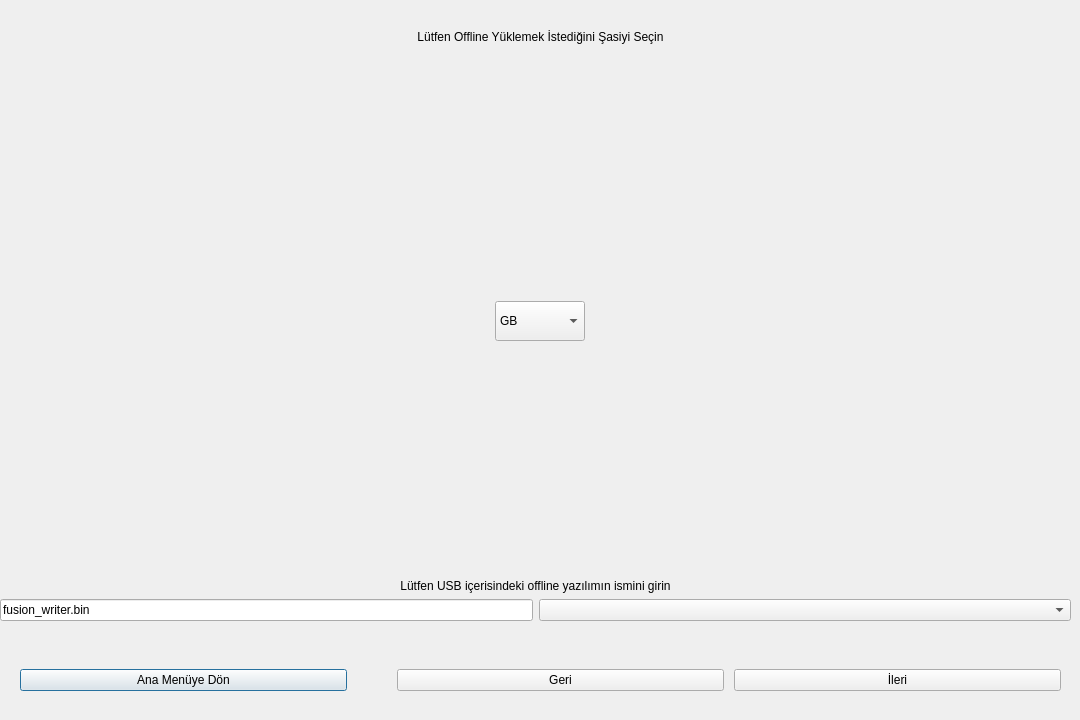
<?xml version="1.0" encoding="UTF-8"?>
<ui version="4.0">
 <class>Dialog</class>
 <widget class="QDialog" name="Dialog">
  <property name="geometry">
   <rect>
    <x>0</x>
    <y>0</y>
    <width>1080</width>
    <height>720</height>
   </rect>
  </property>
  <property name="windowTitle">
   <string>Dialog</string>
  </property>
  <widget class="QWidget" name="layoutWidget" native="true">
   <property name="geometry">
    <rect>
     <x>0</x>
     <y>0</y>
     <width>1080</width>
     <height>720</height>
    </rect>
   </property>
   <widget class="QWidget" name="horizontalLayoutWidget">
    <property name="geometry">
     <rect>
      <x>0</x>
      <y>640</y>
      <width>1081</width>
      <height>80</height>
     </rect>
    </property>
    <layout class="QHBoxLayout" name="ButtonsLayout">
     <property name="spacing">
      <number>10</number>
     </property>
     <property name="leftMargin">
      <number>20</number>
     </property>
     <property name="rightMargin">
      <number>20</number>
     </property>
     <item>
      <widget class="QPushButton" name="backToMainScreenButton">
       <property name="text">
        <string>Ana Menüye Dön</string>
       </property>
      </widget>
     </item>
     <item>
      <spacer name="buttonSpacer">
       <property name="orientation">
        <enum>Qt::Horizontal</enum>
       </property>
       <property name="sizeType">
        <enum>QSizePolicy::Preferred</enum>
       </property>
       <property name="sizeHint" stdset="0">
        <size>
         <width>40</width>
         <height>20</height>
        </size>
       </property>
      </spacer>
     </item>
     <item>
      <widget class="QPushButton" name="pushButton_2">
       <property name="text">
        <string>Geri</string>
       </property>
      </widget>
     </item>
     <item>
      <widget class="QPushButton" name="nextButton">
       <property name="text">
        <string>İleri</string>
       </property>
      </widget>
     </item>
    </layout>
   </widget>
   <widget class="QWidget" name="verticalLayoutWidget">
    <property name="geometry">
     <rect>
      <x>0</x>
      <y>0</y>
      <width>1081</width>
      <height>641</height>
     </rect>
    </property>
    <layout class="QVBoxLayout" name="topLayot">
     <property name="bottomMargin">
      <number>0</number>
     </property>
     <item>
      <layout class="QHBoxLayout" name="titleLayout">
       <property name="topMargin">
        <number>30</number>
       </property>
       <item>
        <widget class="QLabel" name="titleLabel">
         <property name="text">
          <string>Lütfen Offline Yüklemek İstediğini Şasiyi Seçin</string>
         </property>
         <property name="alignment">
          <set>Qt::AlignHCenter|Qt::AlignTop</set>
         </property>
         <property name="wordWrap">
          <bool>true</bool>
         </property>
        </widget>
       </item>
      </layout>
     </item>
     <item>
      <layout class="QHBoxLayout" name="mainboardLayout">
       <item>
        <widget class="QComboBox" name="mainboardComboBox">
         <property name="sizePolicy">
          <sizepolicy hsizetype="Maximum" vsizetype="Maximum">
           <horstretch>0</horstretch>
           <verstretch>0</verstretch>
          </sizepolicy>
         </property>
         <property name="minimumSize">
          <size>
           <width>90</width>
           <height>40</height>
          </size>
         </property>
         <item>
          <property name="text">
           <string>GB</string>
          </property>
         </item>
         <item>
          <property name="text">
           <string>GY</string>
          </property>
         </item>
         <item>
          <property name="text">
           <string>AN</string>
          </property>
         </item>
         <item>
          <property name="text">
           <string>GO</string>
          </property>
         </item>
         <item>
          <property name="text">
           <string>GX</string>
          </property>
         </item>
         <item>
          <property name="text">
           <string>GL</string>
          </property>
         </item>
        </widget>
       </item>
      </layout>
     </item>
     <item>
      <layout class="QVBoxLayout" name="swNameDescriptionLayout_2">
       <property name="rightMargin">
        <number>10</number>
       </property>
       <property name="bottomMargin">
        <number>20</number>
       </property>
       <item>
        <layout class="QHBoxLayout" name="swNameDescriptionLayout">
         <item>
          <widget class="QLabel" name="swNameDescriptionLabel">
           <property name="text">
            <string>Lütfen USB içerisindeki offline yazılımın ismini girin</string>
           </property>
           <property name="alignment">
            <set>Qt::AlignBottom|Qt::AlignHCenter</set>
           </property>
          </widget>
         </item>
        </layout>
       </item>
       <item>
        <layout class="QHBoxLayout" name="swNameLayout" stretch="1,1">
         <item>
          <widget class="QLineEdit" name="lineEdit">
           <property name="text">
            <string>fusion_writer.bin</string>
           </property>
          </widget>
         </item>
         <item>
          <widget class="QComboBox" name="oldSwNameComboBox"/>
         </item>
        </layout>
       </item>
      </layout>
     </item>
    </layout>
   </widget>
  </widget>
 </widget>
 <resources/>
 <connections/>
</ui>
